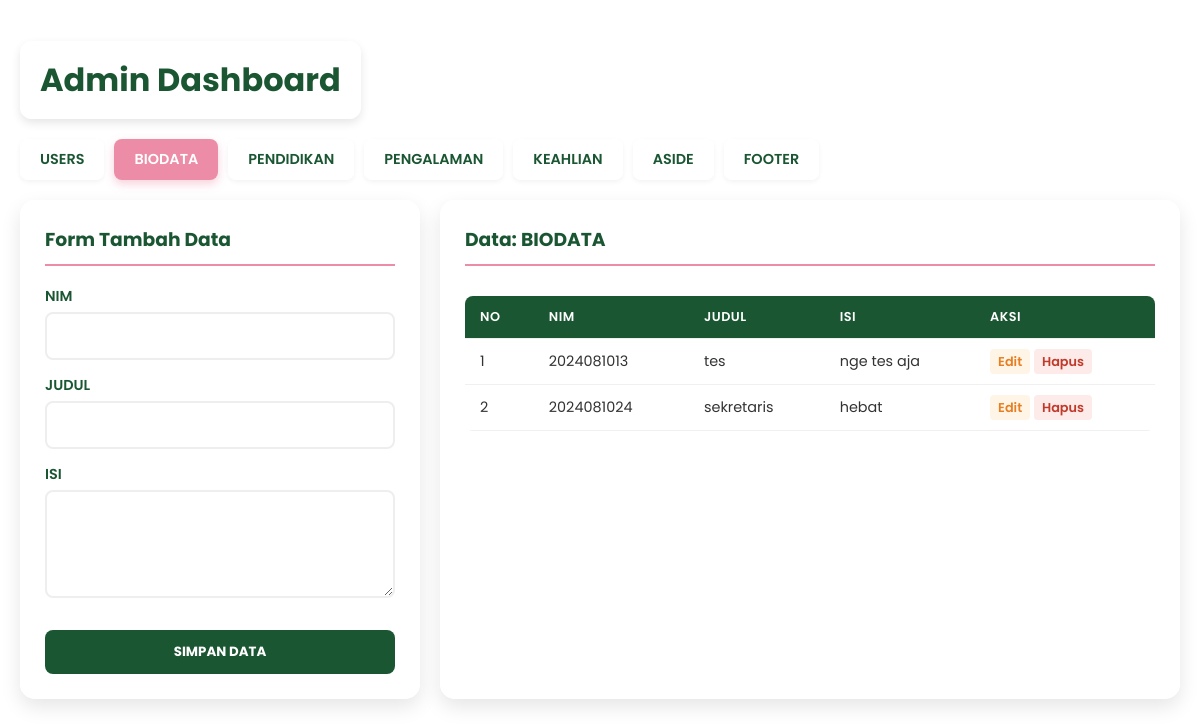
Screenshot of /admin_profile.php?tabel=tbl_biodata with the database file from the repository.
### tables this page shows
CREATE TABLE `tbl_biodata` (
  `id_biodata` int(11) NOT NULL,
  `nim` varchar(20) DEFAULT NULL,
  `judul` varchar(100) DEFAULT NULL,
  `isi` text DEFAULT NULL
);

### admin_profile.php (the view, shortened to what this page needs)
<?php
include("koneksi.php");
$tabel_aktif = isset($_GET['tabel']) ? $_GET['tabel'] : 'tbl_users';
$allowed_tables = [
    'tbl_users'      => ['pk' => 'id_user', 'cols' => ['nim', 'nama_lengkap', 'foto_profil']],
    'tbl_biodata'    => ['pk' => 'id_biodata', 'cols' => ['nim', 'judul', 'isi']],
    'tbl_pendidikan' => ['pk' => 'id_pendidikan', 'cols' => ['nim', 'institusi', 'jurusan', 'tahun']],
    'tbl_pengalaman' => ['pk' => 'id_pengalaman', 'cols' => ['nim', 'judul', 'isi', 'foto']],
    'tbl_keahlian'   => ['pk' => 'id_keahlian', 'cols' => ['nim', 'judul', 'isi']],
    'tbl_aside'      => ['pk' => 'id_aside', 'cols' => ['nim', 'foto', 'nama_kegiatan', 'judul_lagu', 'keterangan', 'lagu']],
    'tbl_footer'     => ['pk' => 'id_footer', 'cols' => ['nim', 'linkedin', 'spotify', 'instagram', 'copyright', 'quote']]
];
$primaryKey = $allowed_tables[$tabel_aktif]['pk'];
$columns    = $allowed_tables[$tabel_aktif]['cols'];
$v_data = [];
$op     = isset($_GET['op']) ? $_GET['op'] : '';
?>
<!DOCTYPE html>
<html lang="id">
<head>
</head>
<body>
    <h1>Admin Dashboard</h1>
    <div class="nav-tabs">
        <?php foreach ($allowed_tables as $tbl => $info): ?>
            <a href="?tabel=<?php echo $tbl; ?>" class="<?php echo ($tabel_aktif == $tbl) ? 'active' : ''; ?>">
                <?php echo strtoupper(str_replace('tbl_', '', $tbl)); ?>
            </a>
        <?php endforeach; ?>
    </div>
    <div class="container">
        <div class="card" style="flex: 0 0 400px;">
            <h3>Form <?php echo ($op == 'edit') ? 'Edit' : 'Tambah'; ?> Data</h3>
            <form action="" method="POST" enctype="multipart/form-data">
                <?php if($tabel_aktif == 'tbl_aside'): ?>
                    <label>NIM</label>
                    <input type="text" name="nim" value="<?= $v_data['nim'] ?? '' ?>">
                    <div class="input-group-custom">
                        <strong>BAGIAN 1: KARTU HOBI</strong>
                        <label>Nama Kegiatan</label>
                        <input type="text" name="nama_kegiatan" value="<?= $v_data['nama_kegiatan'] ?? '' ?>" placeholder="Contoh: Membaca">
                        <label>Foto Kegiatan</label>
                        <input type="file" name="foto">
                        <input type="hidden" name="foto_old" value="<?= $v_data['foto'] ?? '' ?>">
                        <?php if(!empty($v_data['foto'])): ?>
                            <div class="form-preview">
                                <img src="uploads/<?= $v_data['foto'] ?>">
                                <label class="checkbox-del"><input type="checkbox" name="delete_foto" value="1"> Hapus foto?</label>
                            </div>
                        <?php endif; ?>
                    </div>
                    <div class="input-group-custom" style="border-left-color: #EC8CA6;">
                        <strong style="color: #EC8CA6;">BAGIAN 2: MUSIK</strong>
                        <label>Judul Lagu</label>
                        <input type="text" name="judul_lagu" value="<?= $v_data['judul_lagu'] ?? '' ?>" placeholder="Contoh: Kabar Bahagia">
                        <label>Artis / Keterangan</label>
                        <input type="text" name="keterangan" value="<?= $v_data['keterangan'] ?? '' ?>" placeholder="Contoh: Rumahsakit">
                        <label>File Lagu (.mp3)</label>
                        <input type="file" name="lagu" accept=".mp3,audio/*">
                        <input type="hidden" name="lagu_old" value="<?= $v_data['lagu'] ?? '' ?>">
                        <?php if(!empty($v_data['lagu'])): ?>
                            <div class="form-preview">
                                🎵 <?= $v_data['lagu'] ?>
                                <label class="checkbox-del"><input type="checkbox" name="delete_lagu" value="1"> Hapus lagu?</label>
                            </div>
                        <?php endif; ?>
                    </div>
                <?php else: ?>
                    <?php foreach ($columns as $col) {
                        $val = $v_data[$col] ?? '';
                        echo "<label>".strtoupper(str_replace('_',' ',$col))."</label>";
                        if (strpos($col, 'foto') !== false) {
                            echo "<input type='file' name='$col'>";
                            echo "<input type='hidden' name='{$col}_old' value='$val'>";
                            if (!empty($val)) {
                                echo "<div class='form-preview'><img src='uploads/$val'>";
                                echo "<label class='checkbox-del'><input type='checkbox' name='delete_$col' value='1'> Hapus foto ini?</label></div>";
                            }
                        } elseif ($col == 'isi' || $col == 'quote') {
                            echo "<textarea name='$col' rows='4'>$val</textarea>";
                        } else {
                            echo "<input type='text' name='$col' value='$val'>";
                        }
                    } ?>
                <?php endif; ?>
                <input type="submit" name="simpan" value="SIMPAN DATA" class="btn-save">
            </form>
        </div>
        <div class="card">
            <h3>Data: <?php echo strtoupper(str_replace('tbl_', '', $tabel_aktif)); ?></h3>
            <div style="overflow-x:auto;">
                <table>
                    <thead>
                        <tr>
                            <th>No</th>
                            <?php foreach ($columns as $col) echo "<th>".strtoupper(str_replace('_',' ',$col))."</th>"; ?>
                            <th>AKSI</th>
                        </tr>
                    </thead>
                    <tbody>
                        <?php
                        $r = $DB->query("SELECT * FROM $tabel_aktif ORDER BY $primaryKey DESC");
                        $no = 1;
                        while ($d = $r->fetch_assoc()) {
                            echo "<tr><td>".$no++."</td>";
                            foreach ($columns as $col) {
                                $isi = $d[$col] ?? '';
                                if(strpos($col, 'foto') !== false && !empty($isi))
                                    echo "<td><img src='uploads/$isi' class='preview'></td>";
                                elseif($col == 'lagu' && !empty($isi))
                                    echo "<td>🎵 Ada</td>";
                                else
                                    echo "<td>".(strlen($isi)>40 ? substr($isi,0,40)."..." : $isi)."</td>";
                            }
                            echo "<td>
                                <a href='?tabel=$tabel_aktif&op=edit&id={$d[$primaryKey]}' class='act-btn edit'>Edit</a>
                                <a href='?tabel=$tabel_aktif&op=hapus&id={$d[$primaryKey]}' onclick='return confirm(\"Yakin hapus data ini?\")' class='act-btn hapus'>Hapus</a>
                            </td></tr>";
                        }
                        ?>
                    </tbody>
                </table>
            </div>
        </div>
    </div>
</body>
</html>

### admin_profile.php (style rules this page uses)
* { box-sizing: border-box; }
body { font-family: 'Poppins', sans-serif; background: url('https://i.pinimg.com/1200x/59/c5/3e/59c53e7770ca3e101c78aabc9da77d4f.jpg') no-repeat center center fixed; background-size: cover; color: #333; padding: 20px; margin: 0; }
h1 { color: #1a5632; background: rgba(255, 255, 255, 0.9); padding: 15px 20px; border-radius: 12px; display: inline-block; box-shadow: 0 4px 10px rgba(0,0,0,0.1); margin-bottom: 20px; font-weight: 700; }
.nav-tabs { display: flex; flex-wrap: wrap; gap: 10px; margin-bottom: 20px; }
.nav-tabs a { text-decoration: none; padding: 10px 20px; background: rgba(255, 255, 255, 0.8); color: #1a5632; border-radius: 8px; font-weight: 600; font-size: 0.9rem; transition: all 0.3s ease; box-shadow: 0 2px 5px rgba(0,0,0,0.05); }
.nav-tabs a.active { background: #EC8CA6; color: white; box-shadow: 0 4px 10px rgba(236, 140, 166, 0.4); }
.container { display: flex; gap: 20px; flex-direction: column; }
@media (min-width: 900px) { .container { flex-direction: row; } }
.card { background: rgba(255, 255, 255, 0.95); padding: 25px; border-radius: 15px; box-shadow: 0 8px 20px rgba(0,0,0,0.1); flex: 1; backdrop-filter: blur(5px); }
.card h3 { margin-top: 0; color: #1a5632; border-bottom: 2px solid #EC8CA6; padding-bottom: 10px; margin-bottom: 20px; }
label { display: block; margin-top: 15px; font-weight: 600; font-size: 0.9rem; margin-bottom: 5px; color: #1a5632; }
input[type="text"], textarea { width: 100%; padding: 12px; border: 2px solid #eee; border-radius: 8px; font-family: 'Poppins', sans-serif; }
.btn-save { background: #1a5632; color: white; padding: 12px 20px; border: none; cursor: pointer; margin-top: 25px; border-radius: 8px; font-weight: 700; width: 100%; font-family: 'Poppins', sans-serif; transition: background 0.3s; }
table { width: 100%; border-collapse: collapse; margin-top: 10px; background: white; border-radius: 8px; overflow: hidden; }
th, td { padding: 12px 15px; text-align: left; font-size: 0.9rem; border-bottom: 1px solid #f0f0f0; }
th { background: #1a5632; color: white; font-weight: 600; text-transform: uppercase; font-size: 0.8rem; letter-spacing: 0.5px; }
a.act-btn { text-decoration: none; font-weight: 600; padding: 4px 8px; border-radius: 4px; font-size: 0.8rem; }
a.edit { color: #e67e22; background: #fff5e6; }
a.hapus { color: #c0392b; background: #fcebe9; }

### rows the page displays
tbl_biodata: nim "2024081013", judul "tes", isi "nge tes aja"
tbl_biodata: nim "2024081024", judul "sekretaris", isi "hebat"

### other values shown
str_replace('tbl_', '', $tbl) "USERS"
str_replace('tbl_', '', $tbl) "BIODATA"
str_replace('tbl_', '', $tbl) "PENDIDIKAN"
str_replace('tbl_', '', $tbl) "PENGALAMAN"
str_replace('tbl_', '', $tbl) "KEAHLIAN"
str_replace('tbl_', '', $tbl) "ASIDE"
str_replace('tbl_', '', $tbl) "FOOTER"
str_replace('_',' ',$col) "NIM"
str_replace('_',' ',$col) "JUDUL"
str_replace('_',' ',$col) "ISI"
str_replace('tbl_', '', $tabel_aktif) "BIODATA"
